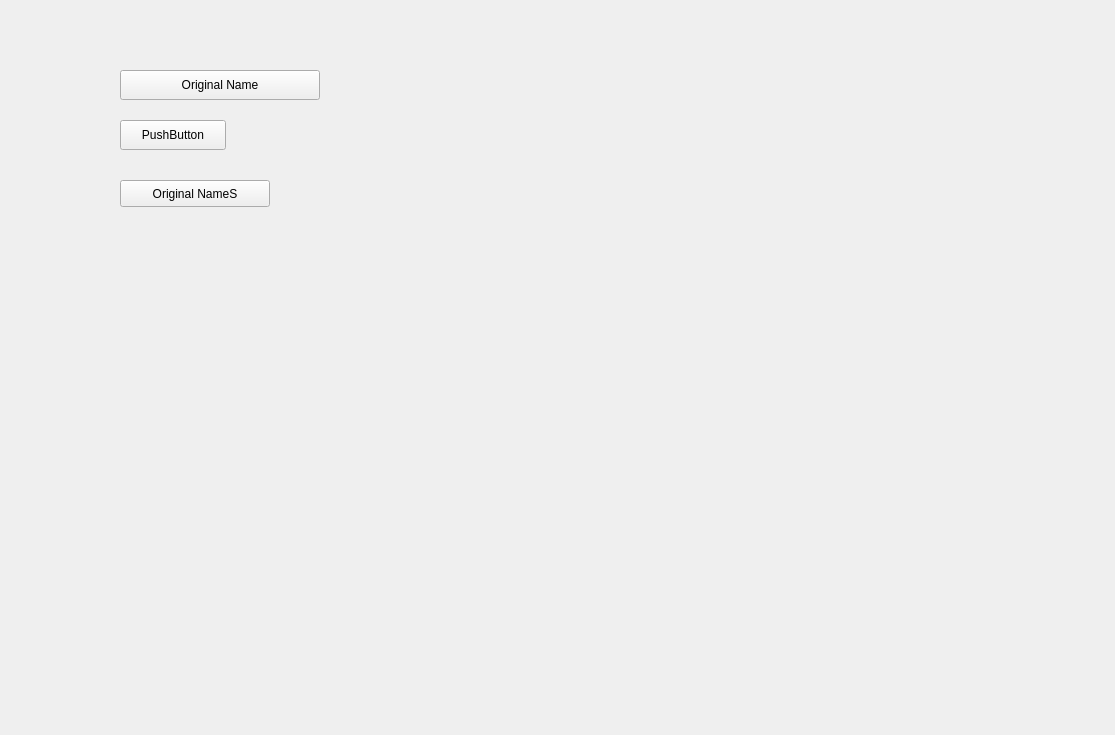
<?xml version="1.0" encoding="UTF-8"?>
<ui version="4.0">
 <class>Form</class>
 <widget class="QWidget" name="Form">
  <property name="geometry">
   <rect>
    <x>0</x>
    <y>0</y>
    <width>1115</width>
    <height>735</height>
   </rect>
  </property>
  <property name="windowTitle">
   <string>Form</string>
  </property>
  <widget class="QPushButton" name="Test">
   <property name="geometry">
    <rect>
     <x>120</x>
     <y>70</y>
     <width>200</width>
     <height>30</height>
    </rect>
   </property>
   <property name="text">
    <string>Original Name</string>
   </property>
  </widget>
  <widget class="QPushButton" name="Test1">
   <property name="geometry">
    <rect>
     <x>120</x>
     <y>180</y>
     <width>150</width>
     <height>27</height>
    </rect>
   </property>
   <property name="text">
    <string>Original NameS</string>
   </property>
  </widget>
  <widget class="QPushButton" name="pushButton">
   <property name="geometry">
    <rect>
     <x>120</x>
     <y>120</y>
     <width>106</width>
     <height>30</height>
    </rect>
   </property>
   <property name="text">
    <string>PushButton</string>
   </property>
  </widget>
  <widget class="QLabel" name="label">
   <property name="geometry">
    <rect>
     <x>480</x>
     <y>80</y>
     <width>361</width>
     <height>361</height>
    </rect>
   </property>
   <property name="styleSheet">
    <string notr="true">image: url(:/新前缀/img/test.qrc);</string>
   </property>
   <property name="text">
    <string/>
   </property>
  </widget>
 </widget>
 <resources>
  <include location="../../../../../img/qtimg/test.qrc"/>
 </resources>
 <connections/>
</ui>
